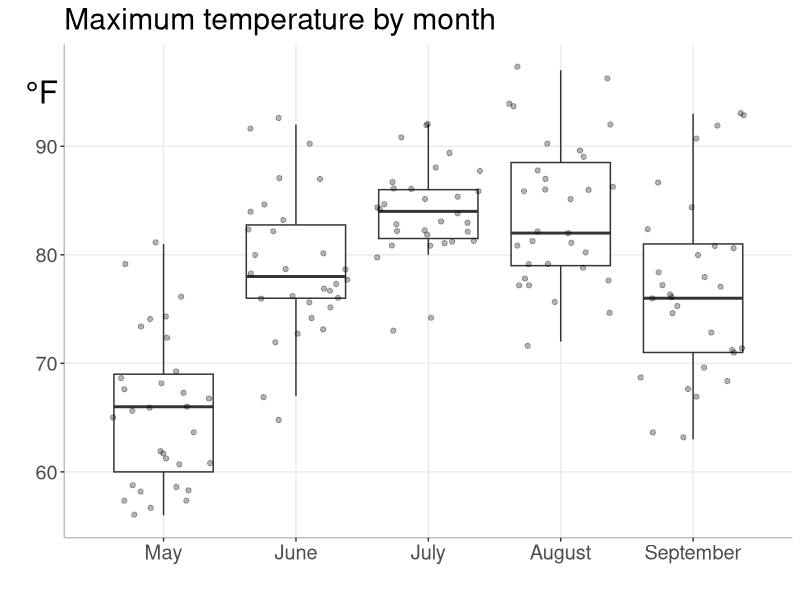
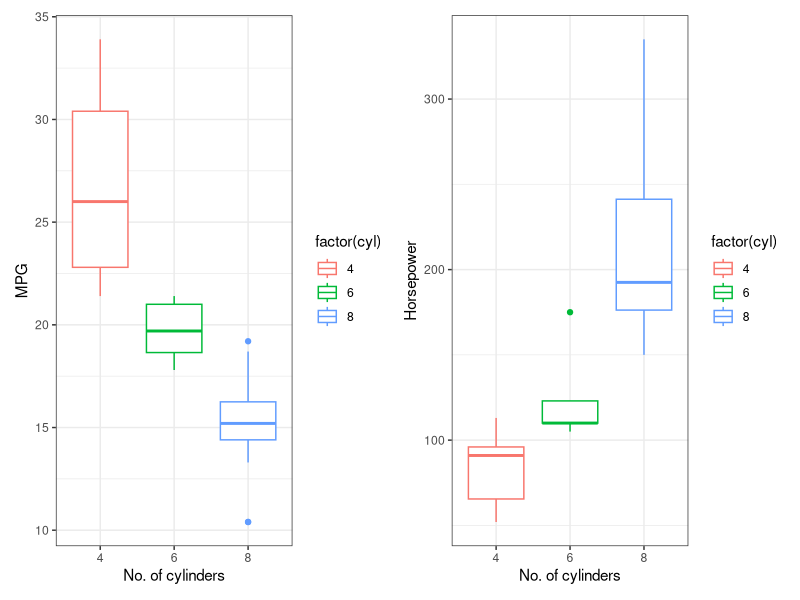
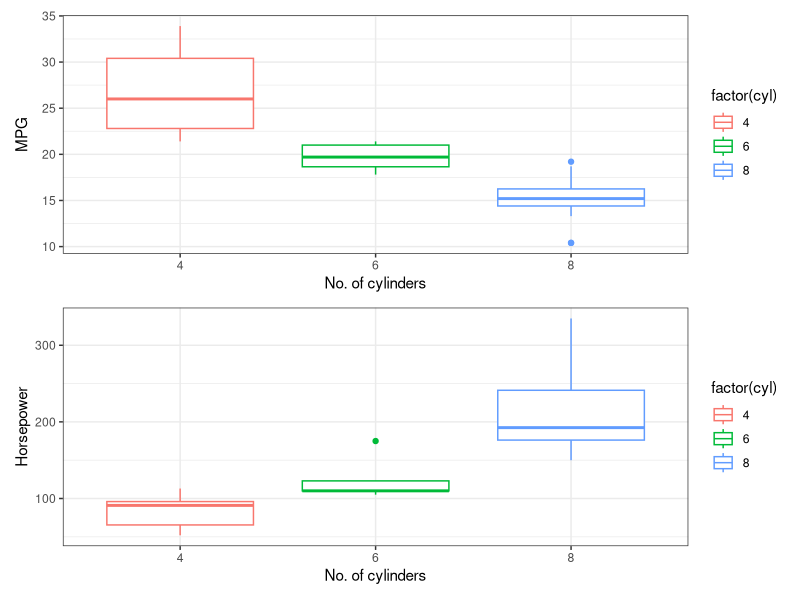
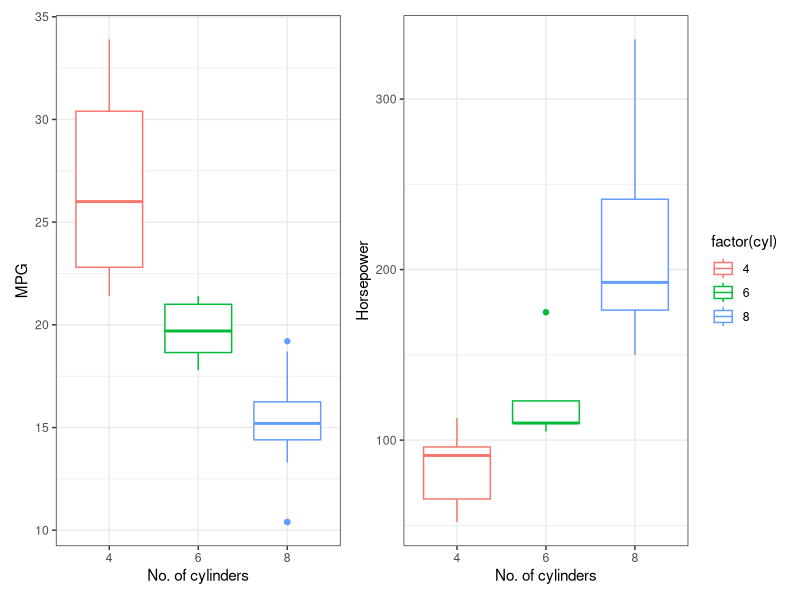

Write R code to recreate these figures, in order.
## ---- chunk 1
knitr::opts_chunk$set(fig.width = 7, fig.height = 5)
## ---- chunk 2
library("tidyverse")

ggplot(airquality, aes(`Month`, `Temp`, group = `Month`)) +
    geom_boxplot(outlier.shape = NA) +
    geom_jitter(alpha = 0.3) +
    labs(x = "",
         y = "",
         title="Maximum temperature by month") +
    theme_bw() + 
    scale_x_continuous(breaks = c(5, 6, 7, 8, 9), 
                       labels = c("May", "June", "July", "August", "September")) +
    annotate("text", x = 4.08, y = 95, label="°F", size = 8) +
    coord_cartesian(xlim = c(4.5, 9.5),
                    clip = 'off') +
    theme(panel.grid.minor = element_blank(),
          panel.background = element_blank(), 
          axis.line = element_line(colour = "gray"),
          panel.border = element_blank(),
          text = element_text(size=18)
          )
## ---- chunk 3
library(patchwork)
library(gridExtra)

p_mpg <- ggplot(mtcars, aes(factor(cyl), mpg, color = factor(cyl))) + 
    geom_boxplot() + theme_bw() + xlab("No. of cylinders") + ylab("MPG")

p_hp <- ggplot(mtcars, aes(factor(cyl), hp, color = factor(cyl))) + 
    geom_boxplot() + theme_bw() + xlab("No. of cylinders") + ylab("Horsepower")

p_mpg + p_hp 

p_mpg / p_hp

p_mpg + p_hp + plot_layout(guides = 'collect')
